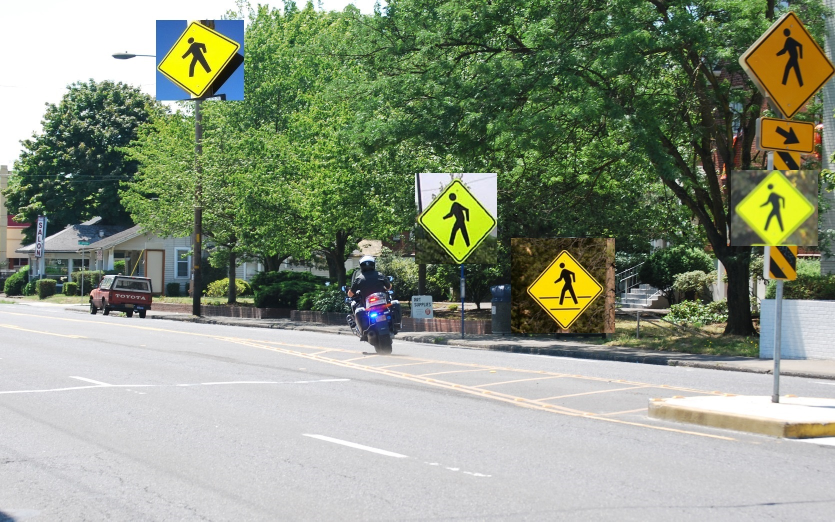
%> input picture hw5/data/test12.jpg, 1670 x 1043 px (shown at 1/2 size)
$ octave --eval "tl_detect_script;"   (GNU Octave 9; MATLAB toolbox functions it lacks are replaced by stand-ins)
%> lines starting %> are read from the running program, lines starting %| are printed output that depends on the picture
### hw5/code/tl_pos_neg.m
function template = tl_pos_neg(template_images_pos, template_images_neg)
% input:
%     template_images_pos - a cell array, each one contains [16 x 16 x 9] matrix
%     template_images_neg - a cell array, each one contains [16 x 16 x 9] matrix
% output:
%     template - [16 x 16 x 9] matrix

sumph = 0;
for i=1:size(template_images_neg);
    patch = template_images_neg{i};
    sumph = sumph + hog(patch);
end

templateNeg = sumph./size(template_images_neg, 1);
templatePos = tl_pos(template_images_pos);

template = templatePos - templateNeg;

end

### hw5/code/tl_pos.m
function template = tl_pos(template_images_pos)
% input:
%     template_images_pos - a cell array, each one contains [16 x 16 x 9] matrix
% output:
%     template - [16 x 16 x 9] matrix

sumph = 0;
for i=1:size(template_images_pos);
    patch = template_images_pos{i};
    sumph = sumph + hog(double(patch));
end

template = sumph./size(template_images_pos, 1);

end

### hw5/code/detect.m

function [x,y,score] = detect(I, template, ndet)
%
% return top ndet detections found by applying template to the given image.
%   x,y should contain the coordinates of the detections in the image
%   score should contain the scores of the detections
%

if nargin < 3
    ndet = 1;
end

ohist = hog(I);
%corr = zeros(size(ohist, 1) + size(template, 1) - 1, size(ohist, 2) + size(template, 2) - 1, size(ohist, 3));
corr = zeros(size(ohist, 1), size(ohist, 2));
rect = [floor((size(template, 2))/2), floor((size(template, 1))/2), size(ohist, 2) - 1, size(ohist, 1) - 1];

for i=1:size(ohist, 3)
    corr = imcrop(normxcorr2(template(:,:,i), ohist(:,:,i)), rect) + corr;
end

colormap jet;
imagesc(corr);
[Y, I] = sort(corr(:), 'descend');

% [5 lines of commented-out code are left out]
x = zeros(1, ndet);
y = zeros(1, ndet);
score = zeros(1, ndet);

j =1;
for i=1:ndet
    done = 0;
    while done~=1 && j < size(I, 1)
        [y1, x1] = ind2sub(size(corr), I(j));
        x1 = (x1*8)-4;
        y1 = (y1*8)-4;
        if nonmaxsuppression(x, y, ones(1, size(x, 2)), x1, y1, 1) == 0
            x(i) = x1;
            y(i) = y1;
            score(i) = Y(j);
            done = 1;
        end
        j = j+1;
    end
end

### hw5/code/multiscale_detect.m
function det_res = multiscale_detect(image, template, ndet)
% input:
%     image - test image.
%     template - [16 x 16x 9] matrix.
%     ndet - the number of return values.
% output:
%      det_res - [ndet x 3] matrix
%                column one is the x coordinate
%                column two is the y coordinate
%                column three is the scale, i.e. 1, 0.7 or 0.49 ..

scale = 1;
i = 0;
while ((min(size(image))*scale)/8 > size(template, 1))
    image = imresize(image, scale);
    size(image)
    [x, y, score] = detect(image, template, ndet);
    temp(ndet*i+1 : ndet*i+ndet, 1) = x./scale;
    temp(ndet*i+1 : ndet*i+ndet, 2) = y./scale;
    temp(ndet*i+1 : ndet*i+ndet, 3) = ones(1, ndet) * scale;
    temp(ndet*i+1 : ndet*i+ndet, 4) = score;
    scale
    scale = 0.7 * scale;
    i = i+1;
end

tempscore = temp(:, 4);
[Y, I] = sort(tempscore(:), 'descend');

det_res = zeros(ndet, 3);

j =1;
for i=1:ndet
    done = 0;
    while done~=1 && j<size(I, 1)
        %[y2, x2] = ind2sub(size(temp(:, 4)), I(j));
        x1 = temp(I(j), 1);
        y1 = temp(I(j), 2);
        if nonmaxsuppression(floor(det_res(:, 1)'), floor(det_res(:, 2)'), det_res(:, 3)', floor(x1), floor(y1), temp(I(j), 3)) == 0
            det_res(i, 1) = floor(x1);
            det_res(i, 2) = floor(y1);
            det_res(i, 3) = temp(I(j), 3);
            done = 1;
        end
        j = j+1;
    end
end

end

### hw5/code/hog.m
function ohist = hog(I)
%
% compute orientation histograms over 8x8 blocks of pixels
% orientations are binned into 9 possible bins
%
% I : grayscale image of dimension HxW
% ohist : orinetation histograms for each block. ohist is of dimension (H/8)x(W/8)x9
% TODO

% normalize the histogram so that sum over orientation bins is 1 for each block
%   NOTE: Don't divide by 0! If there are no edges in a block (ie. this counts sums to 0 for the block) then just leave all the values 0.
% TODO

height = size(I, 1);
width = size(I, 2);

hmod = mod(height, 8);
wmod = mod(width, 8);

if (hmod == 0)
    hmod = 8;
end
if (wmod == 0)
    wmod = 8;
end
finalI = zeros(height + 8 - hmod, width + 8 - wmod);

finalI(1:height, 1:width) = I;
[mag, ori] = mygradient(finalI);
thresh = 0.1*max(mag(:));
mag_thresh = mag  > thresh;
ohist = zeros(size(finalI, 1)/8, size(finalI, 2)/8, 9);

j=1;
for i=-180:40:140
    min_angle = i;
    max_angle = i+40;
    orientations = ori > min_angle & ori < max_angle;
    pixels = orientations & mag_thresh;
    collectPixels = im2col(pixels, [8 8], 'distinct');
    collectPixels = sum(collectPixels);
    collectPixels = collectPixels/sum(collectPixels);
    ohist(:,:,j) = reshape(collectPixels, size(ohist, 1), size(ohist, 2));
    j = j+1;
end

% [24 lines of commented-out code are left out]

### hw5/code/mygradient.m
function [mag,ori] = mygradient(I)
%
% compute image gradient magnitude and orientation at each pixel
%

[dx, dy] = gradient(I);
mag = sqrt((dx./dx) + (dy.*dy));
ori = atan2d(dx, dy);

### hw5/code/tl_detect_script.m
function tl_detect_script

load('template_images_pos.mat');
load('template_images_neg.mat');

%for i=1:6
%    Itest = imread(['../data/test' num2str(i) '.jpg']);
    Itest = imread('../data/test12.jpg');
%> Itest is the input picture: size 1043x1670x3 uint8; mean R, G, B 140.3, 149.7, 128.4
    Itest = rgb2gray(Itest);
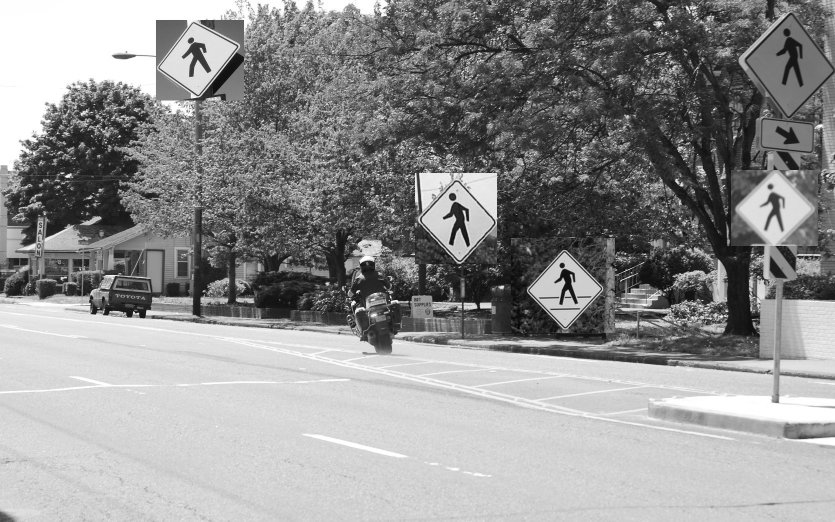
%> Itest: size 1043x1670 uint8 (shown at 1/2 size); min 1, max 255, mean 144.4
    Itest = im2double(Itest);
%> Itest: size 1043x1670 double
    ndet = 5;
    lambda = 5;

%     template = tl_pos(template_images_pos);
%     [x,y,score] = detect(Itest,template,ndet);
%     draw_detection(Itest, ndet, x, y, ones(1, size(x, 2)));

    template = tl_pos_neg(template_images_pos, template_images_neg);
    [x,y,score] = detect(Itest,template,ndet);
%> after the loop in detect, `for i=1:ndet`: j = 11; score = [1.45 1.33 1.32 1.2 1.14]; x = [1132 388 1548 1580 900]; y = [572 116 412 100 436]
%> x = [1132 388 1548 1580 900]; y = [572 116 412 100 436]; score = [1.45 1.33 1.32 1.2 1.14]
    draw_detection(Itest, ndet, x, y, ones(1, size(x, 2)));

%     template = tl_lda(template_images_pos, template_images_neg, lambda);
%     [x,y,score] = detect(Itest,template,ndet);
%     draw_detection(Itest, ndet, x, y, ones(1, size(x, 2)));

    det_res = multiscale_detect(Itest, template, ndet);
%> the loop in multiscale_detect, `while ((min(size(image))*scale)/8 > size(template, 1))` made 3 passes
%> (x, y, score) on passes 1 to 3: ([1132 388 1548 1580 900], [572 116 412 100 436], [1.45 1.33 1.32 1.2 1.14]), ([1108 636 796 1084 276], [84 316 412 300 92], [2.32 2.01 1.55 1.38 1.27]), ([428 196 548 12 252], [324 316 68 276 124], [0.757 0.751 0.688 0.655 0.587])
%> pass 1, in mygradient (call 67), `[dx, dy] = gradient(I);`:
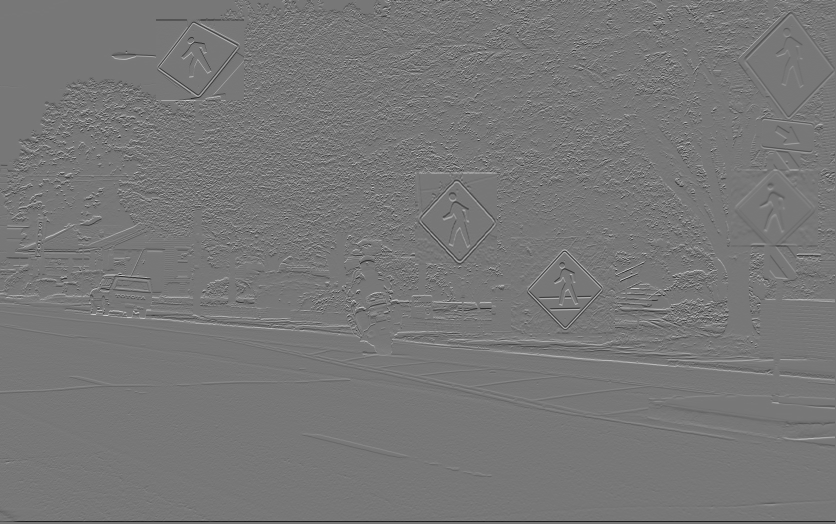
%> dy: size 1048x1672 double (shown at 1/2 size); min -0.529, max 0.596, mean -0.00062; drawn with min black and max white
%> pass 1, in mygradient (call 67), `mag = sqrt((dx./dx) + (dy.*dy));`:
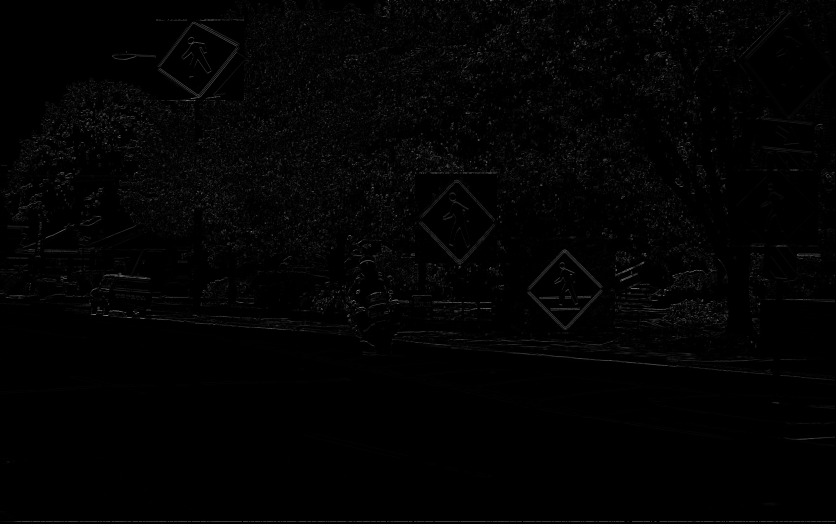
%> mag: size 1048x1672 double (shown at 1/2 size); 11.58% of the values are NaN or infinite; the others: min 1, max 1.16, mean 1; drawn with min black, max white, NaN and infinite black
%> pass 1, in detect (call 2), `colormap jet;`:
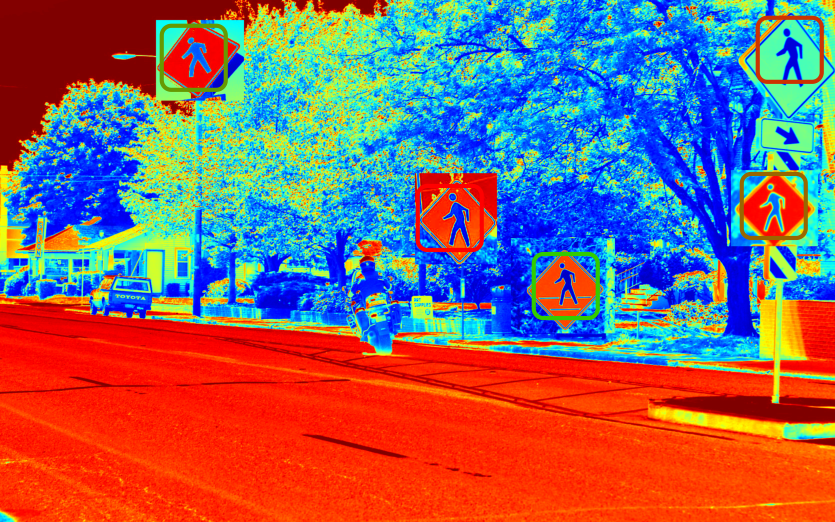
%> figure redrawn from the program's plot data; shown at 1/2 size
%> after the loop in multiscale_detect, `while ((min(size(image))*scale)/8 > size(template, 1))`:
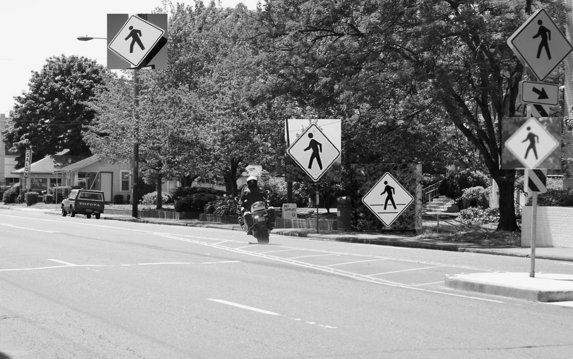
%> image: size 359x573 double; min 0.0289, max 1.03, mean 0.566; drawn with min black and max white
%> after the loop in multiscale_detect, `while ((min(size(image))*scale)/8 > size(template, 1))`: temp = 15 rows, first 8: [1132 572 1 1.45; 388 116 1 1.33; 1548 412 1 1.32; 1580 100 1 1.2; 900 436 1 1.14; 1582.9 120 0.7 2.32; 908.6 451.4 0.7 2.01; 1137.1 588.6 0.7 1.55]
%> in multiscale_detect, `tempscore = temp(:, 4);`: tempscore = [1.45; 1.33; 1.32; 1.2; 1.14; 2.32; 2.01; 1.55; 1.38; 1.27; 0.757; 0.751; 0.688; 0.655; 0.587]
%> in multiscale_detect, `[Y, I] = sort(tempscore(:), 'descend');`: Y = [2.32; 2.01; 1.55; 1.45; 1.38; 1.33; 1.32; 1.27; 1.2; 1.14; 0.757; 0.751; 0.688; 0.655; 0.587]; I = [6; 7; 8; 1; 9; 2; 3; 10; 4; 5; 11; 12; 13; 14; 15]
%> after the loop in multiscale_detect, `for i=1:ndet`: det_res = [1582 120 0.7; 908 451 0.7; 1137 588 0.7; 1548 428 0.7; 388 116 1]; j = 7
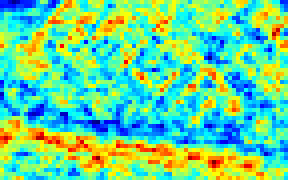
%> displayed picture: size 45x72x3, on the screen's scale of 0 to 255 (shown 4 times larger); mean R, G, B 105.5, 212.6, 148.8
    draw_detection(Itest, ndet, det_res(:,1), det_res(:,2), det_res(:,3));
%> `tl_detect_script;`:
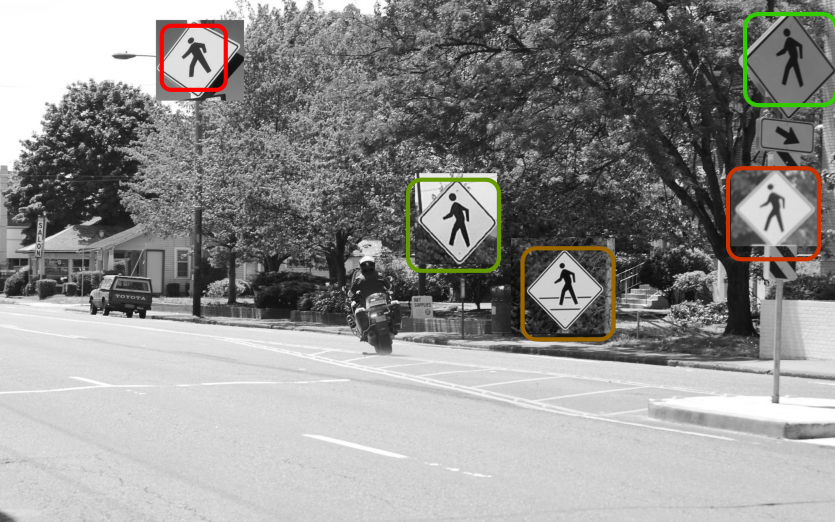
%> figure redrawn from the program's plot data; shown at 1/2 size

end
%end

function draw_detection(Itest, ndet, x, y, scale)
% please complete this function to show the detection results
figure; clf; imshow(Itest);
for i = 1:ndet
    % draw a rectangle.  use color to encode confidence of detection
    %  top scoring are green, fading to red
    hold on;
    h = rectangle('Position',[floor(x(i))-64/scale(i) floor(y(i))-64/scale(i) floor(128/scale(i)) floor(128/scale(i))],'EdgeColor',[(i/ndet) ((ndet-i)/ndet)  0],'LineWidth',3,'Curvature',[0.3 0.3]);
    hold off;
end

end
